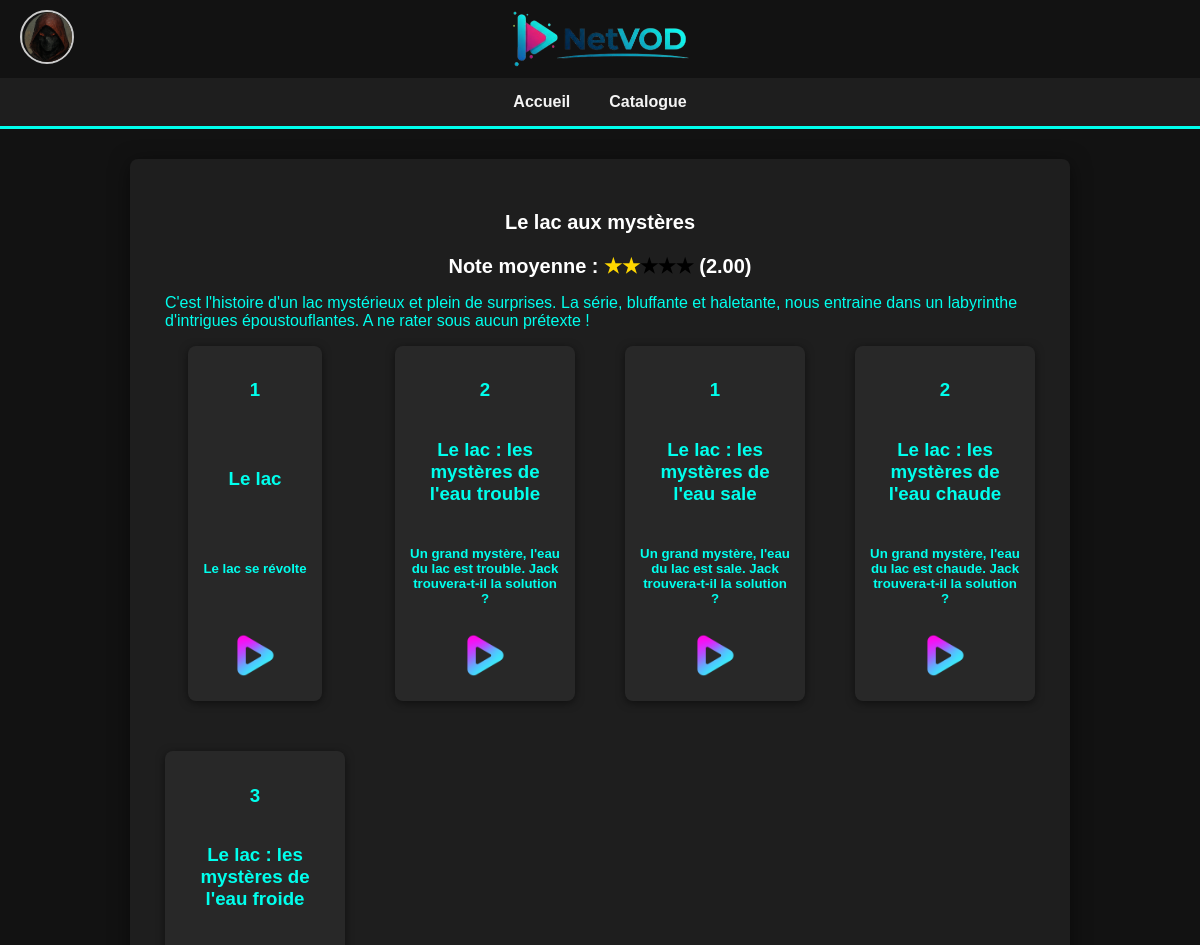
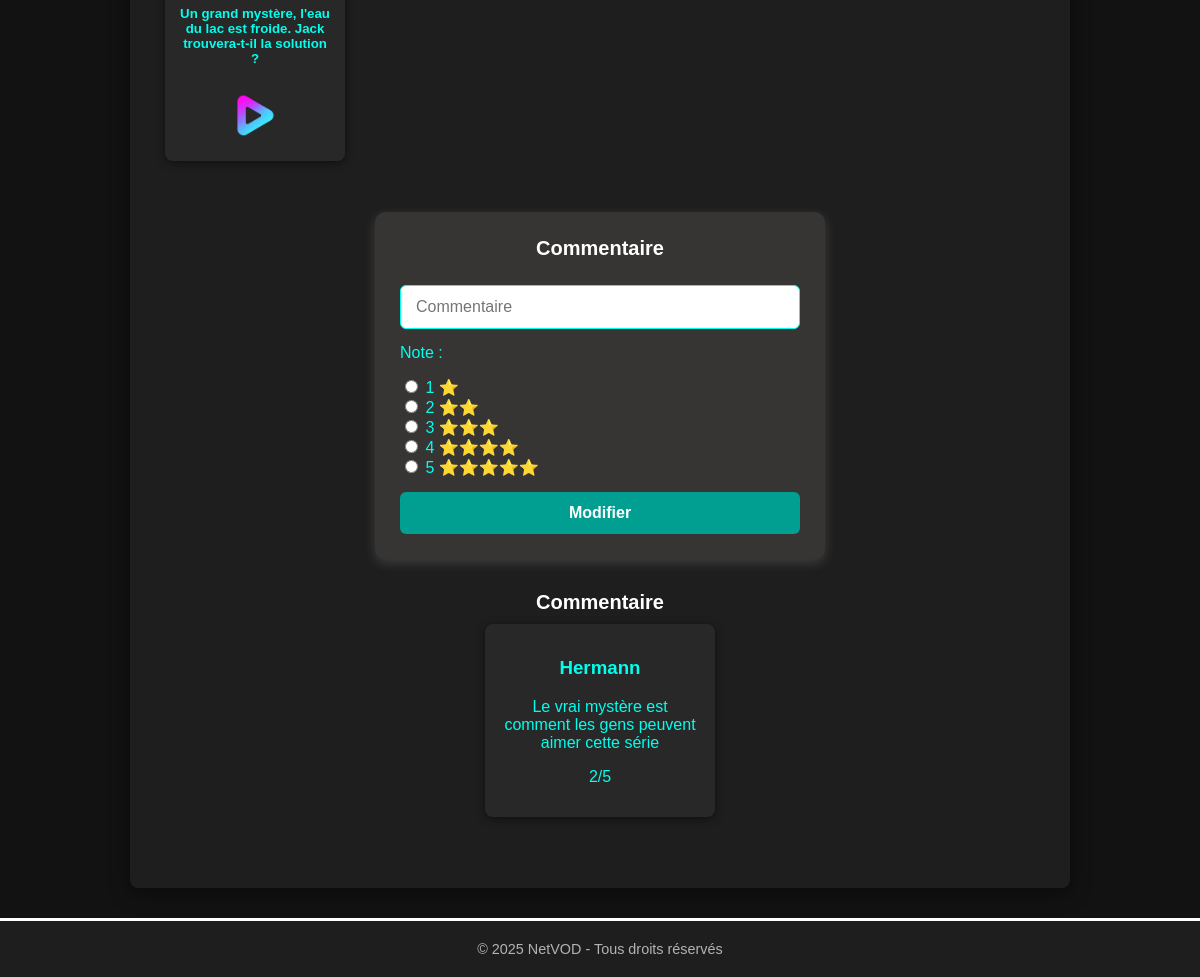
Screenshot of /?action=display-series&series_id=1 (signed in) with the database file from the repository (2 pictures, top to bottom).
### tables this page shows
CREATE TABLE `PhotoProfil` (
  `idPhoto` int(11) NOT NULL,
  `img` varchar(50) NOT NULL
);

CREATE TABLE `serie` (
  `id` int(11) NOT NULL,
  `titre` varchar(128) NOT NULL,
  `descriptif` text NOT NULL,
  `img` varchar(256) NOT NULL,
  `annee` int(11) NOT NULL,
  `date_ajout` date NOT NULL
);

CREATE TABLE `episode` (
  `codeEpisode` int(11) NOT NULL,
  `numero` int(11) NOT NULL DEFAULT 1,
  `titre` varchar(128) NOT NULL,
  `resume` text DEFAULT NULL,
  `duree` int(11) NOT NULL DEFAULT 0,
  `file` varchar(256) DEFAULT NULL,
  `serie_id` int(11) DEFAULT NULL
);

CREATE TABLE `StatutSerie` (
  `id` int(11) NOT NULL,
  `mailUser` varchar(50) NOT NULL,
  `commentaire` varchar(100) DEFAULT NULL,
  `datecommentaire` date DEFAULT NULL,
  `favori` int(1) DEFAULT NULL,
  `statut` varchar(30) DEFAULT NULL,
  `note` int(1) DEFAULT NULL,
  `codeEpisode` int(11) DEFAULT NULL
);

CREATE TABLE `Utilisateur` (
  `mailUser` varchar(50) NOT NULL,
  `nomUser` varchar(30) DEFAULT NULL,
  `prenomUser` varchar(30) DEFAULT NULL,
  `passwd` varchar(100) DEFAULT NULL,
  `numeroCarte` varchar(100) DEFAULT NULL,
  `role` varchar(30) DEFAULT NULL,
  `idPhoto` int(11) DEFAULT NULL
);

### index.php (called while the page is built, shortened)
<?php
$action = $_GET['action'] ?? '';
$app = new Dispatcher($action);
$app->run();

### src/classes/action/DisplaySeries.php (the view, shortened to what this page needs)
<?php
class DisplaySeries extends Action
{
    public function execute(): string
    {
        $html = "";
        if (isset($_GET['series_id'])) {
            $repo = NetVODRepository::getInstance();
            $intvalserieid = intval($_GET['series_id']);
            $episodes = $repo->episodeSeries($intvalserieid);
            $titre = $repo->getSerie($intvalserieid)['titre'];
            $desc = $repo->getSerie($intvalserieid)['descriptif'];
            $moynote = $repo->getMoyNote($intvalserieid);
            $html = "<div class='playlist-container'>";
            $html .= "<h2 id='titleaction'>$titre</h2>";
            $html .= "<h3 id='titleaction'> Note moyenne : $moynote </h3>";
            $html .= "<p id='descriptionaction'>$desc</p>";
            $html .= "<div class='playlist-grid'>";
            if ($episodes) {
                foreach ($episodes as $episode) {
                    $id = $episode['codeEpisode'];
                    $html .= "<div class='playlist-card'>";
                    $html .= "<h3>{$episode['numero']}</h3>";
                    $html .= "<h3>{$episode['titre']}</h3>";
                    $html .= "<h5>{$episode['resume']}</h5>";
                    $html .= "<div class='card-actions'>";
                    $html .= "<a href='?action=lecture-series&episode={$id}&series_id={$intvalserieid}'><img class='icon-favori' src='src/style/img/play.png' alt='play'></a>";
                    $html .= "</div>";
                    $html .= "</div>";
                }
                $html .= "</div>";
                $html .= "</div>";
                $repo = NetVODRepository::getInstance();
                $commentaires = $repo->getCommentaire($_GET['series_id']);
                if ($repo->dejaCommenter($_SESSION['user'], $intvalserieid) === true) {
                    $messagebouton = "Modifier";
                } else {
                    $messagebouton = "Ajouter";
                }
                if ($_SERVER['REQUEST_METHOD'] === 'GET' && isset($_SESSION['user']) && $repo->SeriesUtilisateurfinishorCours($_SESSION['user'], $intvalserieid) === true) {
                    $html .= "<br><br>";
                    $html .= <<<HTML
                        <form method="post" action="?action=display-series&series_id={$intvalserieid}">
                        <div id="titleaction">Commentaire</div>
                        <input type="text" name="commentaire" placeholder="Commentaire" required>
                        <label>Note :</label>
                        <div>
                        <label><input type="radio" name="note" value="1" required> 1 ⭐</label>
                        <br>
                        <label><input type="radio" name="note" value="2"> 2 ⭐⭐</label>
                        <br>
                        <label><input type="radio" name="note" value="3"> 3 ⭐⭐⭐</label>
                        <br>
                        <label><input type="radio" name="note" value="4"> 4 ⭐⭐⭐⭐</label>
                        <br>
                        <label><input type="radio" name="note" value="5"> 5 ⭐⭐⭐⭐⭐</label>
                        <br>
                        </div>
                        <input type="submit" value="$messagebouton">
                        </form>
                        HTML;
                } else if ($_SERVER['REQUEST_METHOD'] === 'POST' && isset($_SESSION['user'])) {
                    $commentaire = filter_var($_POST['commentaire'], FILTER_DEFAULT);
                    $note = filter_var($_POST['note'], FILTER_SANITIZE_NUMBER_INT);
                    if ($note >= 0 && $note <= 5) {
                        $repo = NetVODRepository::getInstance();
                        $repo->addCommentaire(intval($_GET['series_id']), $commentaire, $_SESSION['user'], $note);
                        $html .= "<div class='message-info'>Commentaire ajouté.</div>";
                        header("Location: ?action=display-series&series_id={$intvalserieid}");
                    } else {
                        header("Location: ?action=display-series&series_id={$intvalserieid}");
                    }
                }
                $html .= "<div class='playlist-container'>";
                $html .= "<h2 id='titleaction'>Commentaire</h2>";
                foreach ($commentaires as $commentaire) {
                    if (!empty($commentaire['commentaire'])) {
                        $html .= "<div class='playlist-card'>";
                        $html .= "<h3>{$commentaire['nomUser']}</h3>";
                        $html .= "{$commentaire['commentaire']}";
                        if (isset($commentaire['note'])) {
                            $html .= "<p>{$commentaire['note']}/5</p>";
                        }
                        $html .= "</div>";
                        $html .= "<br><br>";
                    }
                }
            }
        } else {
            $html .= "<div class='message-info'>Cette série n'existe pas.</div>";
        }
        return $html;
    }
}

### src/classes/dispatch/Dispatcher.php (shortened to what this page needs)
<?php
class Dispatcher{
    private string $action;
    public function __construct(string $s){
        $this->action = $s;
    }
    public function run(){
        $html = "";
        switch($this->action){
            case 'display-series':
                $html = (new a\DisplaySeries())->execute();
                break;
        }
        $this->renderPage($html);
    }
    public function renderPage(string $s): void{
        $repo = NetVODRepository::getInstance();
        if(isset($_SESSION['user'])){
            $img = $repo->getPhotoProfile($_SESSION['user']);
        }else{
            $img = "src/style/img/profilepicture/inconnu.png";
        }
        echo <<<Limite
    <!DOCTYPE html>
    <html lang="fr">
    <head>
        <meta charset="UTF-8">
        <meta name="viewport" content="width=device-width, initial-scale=1.0">
        <link rel="stylesheet" href="src/style/css/style.css">
        <title>NetVOD</title>
    </head>
    <body>
        <header>
            <div id="top-left">
                <a href="?action=modif-user"><img src={$img} alt="Photo de profil" id="profile-pic"></a>
                <a href="." id="none">
                    <img id="logo" src="src/style/img/logo.png" alt="NetVOD">
                </a>
            </div>
            <nav>
                <ul>
                    <li><a href=".">Accueil</a></li>
                    <li><a href="?action=display-catalogue">Catalogue</a></li>
                </ul>
            </nav>
        </header>
        <main>
            {$s}
        </main>
        <footer>
            <p>&copy; 2025 NetVOD - Tous droits réservés</p>
        </footer>
    </body>
    </html>
    Limite;
    }
}

### src/style/css/style.css (style rules this page uses)
body { font-family: "Arial", sans-serif; background-color: #121212; color: #00ffed; margin: 0; padding: 0; display: flex; flex-direction: column; min-height: 100vh; }
nav ul { display: flex; justify-content: center; gap: 15px; list-style-type: none; background-color: #1e1e1e; padding: 15px; margin: 0; border-bottom: 3px solid #00ffed; }
nav li a { text-decoration: none; color: #f4f4f4; font-weight: bold; padding: 8px 12px; border-radius: 50px; transition: background-color 0.2s ease-in-out; }
main { flex: 1; max-width: 900px; width: 90%; margin: 30px auto; padding: 20px; background: #1e1e1e; box-shadow: 0 4px 20px rgba(0, 0, 0, 0.5); border-radius: 8px; color: #00ffed; }
footer { display: flex; justify-content: center; align-items: center; gap: 20px; background-color: #1e1e1e; color: #00ffed; padding: 20px 0; border-top: 3px solid #00ffed; flex-wrap: wrap; margin-top: auto; }
form { display: flex; flex-direction: column; gap: 15px; color: #00ffed; background-color: #373434; padding: 25px; border-radius: 10px; box-shadow: 0 4px 12px rgba(188, 188, 188, 0.2); max-width: 400px; margin: 0 auto; }
#titleaction { font-size: 20px; font-weight: bold; text-align: center; color: #ffffff; margin-bottom: 10px; }
form input[type="search"], form input[type="number"], form input[type="nom"], form input[type="email"], form input[type="password"], form input[type="text"], form input[type="file"] { padding: 12px 15px; border: 1px solid #00ffed; border-radius: 6px; font-size: 16px; transition: border-color 0.2s; }
form input[type="submit"], form button, .btn-view-playlist, .btn-delete-playlist { background-color: #009f92; color: #ffffff; padding: 12px; font-size: 16px; font-weight: bold; border: none; border-radius: 6px; cursor: pointer; transition: background-color 0.3s ease-in-out; text-align: center; text-decoration: none; }
#none { text-decoration: none; color: inherit; }
.playlist-container { padding: 15px; max-width: 1200px; margin: 0 auto; }
.playlist-grid { display: grid; grid-template-columns: repeat(auto-fit, minmax(180px, 1fr)); gap: 50px; padding: 0; list-style: none; justify-content: center; }
img { max-width: 100%; }
#profile-pic { width: 50px; height: 50px; border-radius: 50%; object-fit: cover; margin-left: 20px; border: 2px solid #ccc; }
#top-left { display: flex; align-items: center; justify-content: flex-start; width: 100%; position: relative; padding: 10px 0; }
#logo { position: absolute; left: 50%; top: 50%; transform: translate(-50%, -50%); height: 80px; }
.playlist-card { max-width: 200px; margin: 0 auto; background-color: #282828; border-radius: 8px; padding: 15px; box-shadow: 0 2px 8px rgba(0, 0, 0, 0.5); transition: background-color 0.2s, transform 0.2s; text-align: center; display: flex; flex-direction: column; justify-content: space-between; }
footer { display: flex; justify-content: center; align-items: center; gap: 20px; background-color: #1e1e1e; color: #f4f4f4; padding: 20px 0; border-top: 3px solid #ffffff; flex-wrap: wrap; margin-top: auto; }
footer p { margin: 0; font-size: 0.9em; color: #b3b3b3; }
.icon-favori { width: 54px; aspect-ratio: 1/1; cursor: pointer; object-fit: contain; }

### rows the page displays
photoprofil: img (picture)
serie: titre "Le lac aux mystères", descriptif "C'est l'histoire d'un lac mystérieux et plein de surprises. La série, bluffante et haletante, nous entraine dans un labyrinthe d'intrigues époustouflantes. A ne rater sous aucun prétexte !"
episode: numero "1", titre "Le lac", resume "Le lac se révolte"
episode: numero "2", titre "Le lac : les mystères de l'eau trouble", resume "Un grand mystère, l'eau du lac est trouble. Jack trouvera-t-il la solution ?"
episode: numero "1", titre "Le lac : les mystères de l'eau sale", resume "Un grand mystère, l'eau du lac est sale. Jack trouvera-t-il la solution ?"
episode: numero "2", titre "Le lac : les mystères de l'eau chaude", resume "Un grand mystère, l'eau du lac est chaude. Jack trouvera-t-il la solution ?"
episode: numero "3", titre "Le lac : les mystères de l'eau froide", resume "Un grand mystère, l'eau du lac est froide. Jack trouvera-t-il la solution ?"
statutserie: mailUser.nomUser "Hermann", commentaire "Le vrai mystère est comment les gens peuvent aimer cette série", note "2"

### other values shown
$moynote "(2.00)"
